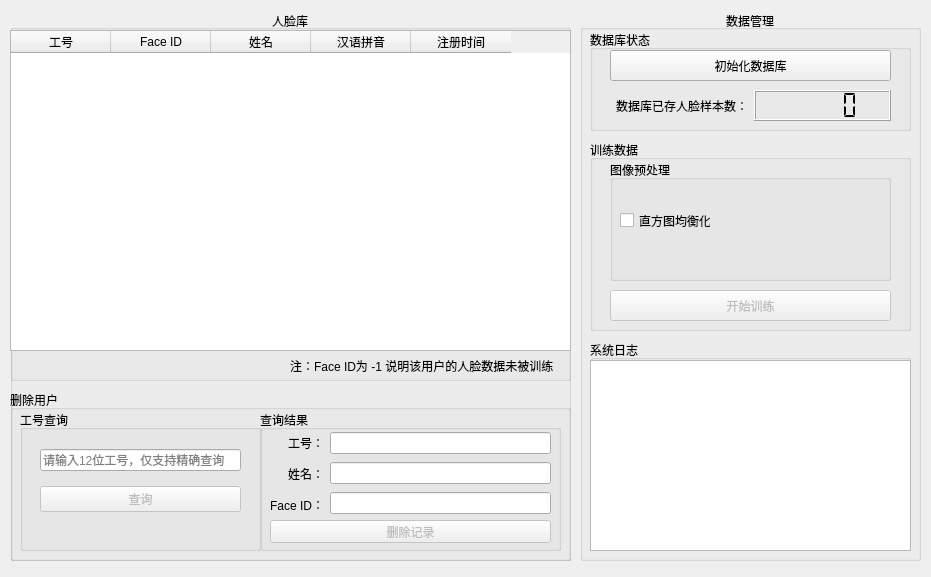
<?xml version="1.0" encoding="UTF-8"?>
<ui version="4.0">
 <class>dataManageUI</class>
 <widget class="QWidget" name="dataManageUI">
  <property name="geometry">
   <rect>
    <x>0</x>
    <y>0</y>
    <width>931</width>
    <height>577</height>
   </rect>
  </property>
  <property name="windowTitle">
   <string>OpenCV Face Recognition System - DataManage</string>
  </property>
  <widget class="QGroupBox" name="dbManageGroupBox">
   <property name="geometry">
    <rect>
     <x>580</x>
     <y>10</y>
     <width>341</width>
     <height>551</height>
    </rect>
   </property>
   <property name="title">
    <string>数据管理</string>
   </property>
   <property name="alignment">
    <set>Qt::AlignCenter</set>
   </property>
   <widget class="QGroupBox" name="dbStatusGroupBox">
    <property name="geometry">
     <rect>
      <x>10</x>
      <y>20</y>
      <width>321</width>
      <height>101</height>
     </rect>
    </property>
    <property name="title">
     <string>数据库状态</string>
    </property>
    <widget class="QWidget" name="layoutWidget_4">
     <property name="geometry">
      <rect>
       <x>20</x>
       <y>60</y>
       <width>281</width>
       <height>31</height>
      </rect>
     </property>
     <layout class="QHBoxLayout" name="dbUserCountHorizontalLayout">
      <item>
       <widget class="QLabel" name="dbUserCountLabel">
        <property name="text">
         <string>数据库已存人脸样本数：</string>
        </property>
        <property name="alignment">
         <set>Qt::AlignRight|Qt::AlignTrailing|Qt::AlignVCenter</set>
        </property>
       </widget>
      </item>
      <item>
       <widget class="QLCDNumber" name="dbUserCountLcdNum">
        <property name="segmentStyle">
         <enum>QLCDNumber::Flat</enum>
        </property>
       </widget>
      </item>
     </layout>
    </widget>
    <widget class="QPushButton" name="initDbButton">
     <property name="geometry">
      <rect>
       <x>20</x>
       <y>20</y>
       <width>281</width>
       <height>31</height>
      </rect>
     </property>
     <property name="text">
      <string>初始化数据库</string>
     </property>
    </widget>
   </widget>
   <widget class="QGroupBox" name="trainGroupBox">
    <property name="geometry">
     <rect>
      <x>10</x>
      <y>130</y>
      <width>321</width>
      <height>191</height>
     </rect>
    </property>
    <property name="title">
     <string>训练数据</string>
    </property>
    <widget class="QGroupBox" name="imgPreprocessGroupBox">
     <property name="geometry">
      <rect>
       <x>20</x>
       <y>20</y>
       <width>281</width>
       <height>121</height>
      </rect>
     </property>
     <property name="title">
      <string>图像预处理</string>
     </property>
     <widget class="QCheckBox" name="equalizeHistCheckBox">
      <property name="geometry">
       <rect>
        <x>10</x>
        <y>40</y>
        <width>91</width>
        <height>41</height>
       </rect>
      </property>
      <property name="text">
       <string>直方图均衡化</string>
      </property>
     </widget>
    </widget>
    <widget class="QPushButton" name="trainButton">
     <property name="enabled">
      <bool>false</bool>
     </property>
     <property name="geometry">
      <rect>
       <x>20</x>
       <y>150</y>
       <width>281</width>
       <height>31</height>
      </rect>
     </property>
     <property name="toolTip">
      <string>数据库未完成初始化，请检查</string>
     </property>
     <property name="text">
      <string>开始训练</string>
     </property>
    </widget>
   </widget>
   <widget class="QGroupBox" name="logGroupBox">
    <property name="geometry">
     <rect>
      <x>10</x>
      <y>330</y>
      <width>321</width>
      <height>211</height>
     </rect>
    </property>
    <property name="title">
     <string>系统日志</string>
    </property>
    <widget class="QTextEdit" name="logTextEdit">
     <property name="geometry">
      <rect>
       <x>0</x>
       <y>20</y>
       <width>321</width>
       <height>191</height>
      </rect>
     </property>
    </widget>
   </widget>
  </widget>
  <widget class="QGroupBox" name="faceDbGroupBox">
   <property name="geometry">
    <rect>
     <x>10</x>
     <y>10</y>
     <width>561</width>
     <height>551</height>
    </rect>
   </property>
   <property name="title">
    <string>人脸库</string>
   </property>
   <property name="alignment">
    <set>Qt::AlignCenter</set>
   </property>
   <widget class="QGroupBox" name="deleteUserGroupBox">
    <property name="geometry">
     <rect>
      <x>0</x>
      <y>380</y>
      <width>561</width>
      <height>171</height>
     </rect>
    </property>
    <property name="title">
     <string>删除用户</string>
    </property>
    <widget class="QGroupBox" name="queryUserGroupBox">
     <property name="geometry">
      <rect>
       <x>10</x>
       <y>20</y>
       <width>241</width>
       <height>141</height>
      </rect>
     </property>
     <property name="title">
      <string>工号查询</string>
     </property>
     <widget class="QLabel" name="queryResultLabel">
      <property name="geometry">
       <rect>
        <x>20</x>
        <y>110</y>
        <width>201</width>
        <height>21</height>
       </rect>
      </property>
      <property name="frameShape">
       <enum>QFrame::NoFrame</enum>
      </property>
      <property name="text">
       <string/>
      </property>
      <property name="alignment">
       <set>Qt::AlignCenter</set>
      </property>
     </widget>
     <widget class="QWidget" name="layoutWidget">
      <property name="geometry">
       <rect>
        <x>20</x>
        <y>30</y>
        <width>201</width>
        <height>81</height>
       </rect>
      </property>
      <layout class="QVBoxLayout" name="verticalLayout">
       <item>
        <widget class="QLineEdit" name="queryUserLineEdit">
         <property name="placeholderText">
          <string>请输入12位工号，仅支持精确查询</string>
         </property>
        </widget>
       </item>
       <item>
        <widget class="QPushButton" name="queryUserButton">
         <property name="enabled">
          <bool>false</bool>
         </property>
         <property name="toolTip">
          <string>数据库未完成初始化，请检查</string>
         </property>
         <property name="text">
          <string>查询</string>
         </property>
        </widget>
       </item>
      </layout>
     </widget>
    </widget>
    <widget class="QGroupBox" name="queryResultGroupBox">
     <property name="geometry">
      <rect>
       <x>250</x>
       <y>20</y>
       <width>301</width>
       <height>141</height>
      </rect>
     </property>
     <property name="title">
      <string>查询结果</string>
     </property>
     <widget class="QWidget" name="layoutWidget_3">
      <property name="geometry">
       <rect>
        <x>10</x>
        <y>20</y>
        <width>281</width>
        <height>87</height>
       </rect>
      </property>
      <layout class="QHBoxLayout" name="infoHorizontalLayout">
       <item>
        <layout class="QVBoxLayout" name="keyVerticalLayout">
         <item>
          <widget class="QLabel" name="stuIDLabel">
           <property name="frameShape">
            <enum>QFrame::NoFrame</enum>
           </property>
           <property name="text">
            <string>工号：</string>
           </property>
           <property name="alignment">
            <set>Qt::AlignRight|Qt::AlignTrailing|Qt::AlignVCenter</set>
           </property>
          </widget>
         </item>
         <item>
          <widget class="QLabel" name="cnNameLabel">
           <property name="frameShape">
            <enum>QFrame::NoFrame</enum>
           </property>
           <property name="text">
            <string>姓名：</string>
           </property>
           <property name="alignment">
            <set>Qt::AlignRight|Qt::AlignTrailing|Qt::AlignVCenter</set>
           </property>
          </widget>
         </item>
         <item>
          <widget class="QLabel" name="faceIDLabel">
           <property name="frameShape">
            <enum>QFrame::NoFrame</enum>
           </property>
           <property name="text">
            <string>Face ID：</string>
           </property>
           <property name="alignment">
            <set>Qt::AlignRight|Qt::AlignTrailing|Qt::AlignVCenter</set>
           </property>
          </widget>
         </item>
        </layout>
       </item>
       <item>
        <layout class="QVBoxLayout" name="valueVerticalLayout">
         <item>
          <widget class="QLineEdit" name="stuIDLineEdit">
           <property name="focusPolicy">
            <enum>Qt::StrongFocus</enum>
           </property>
           <property name="readOnly">
            <bool>true</bool>
           </property>
          </widget>
         </item>
         <item>
          <widget class="QLineEdit" name="cnNameLineEdit">
           <property name="focusPolicy">
            <enum>Qt::StrongFocus</enum>
           </property>
           <property name="readOnly">
            <bool>true</bool>
           </property>
          </widget>
         </item>
         <item>
          <widget class="QLineEdit" name="faceIDLineEdit">
           <property name="focusPolicy">
            <enum>Qt::StrongFocus</enum>
           </property>
           <property name="readOnly">
            <bool>true</bool>
           </property>
          </widget>
         </item>
        </layout>
       </item>
      </layout>
     </widget>
     <widget class="QPushButton" name="deleteUserButton">
      <property name="enabled">
       <bool>false</bool>
      </property>
      <property name="geometry">
       <rect>
        <x>10</x>
        <y>110</y>
        <width>281</width>
        <height>23</height>
       </rect>
      </property>
      <property name="text">
       <string>删除记录</string>
      </property>
     </widget>
    </widget>
   </widget>
   <widget class="QGroupBox" name="dbVisualGroupBox">
    <property name="geometry">
     <rect>
      <x>0</x>
      <y>20</y>
      <width>561</width>
      <height>351</height>
     </rect>
    </property>
    <property name="title">
     <string/>
    </property>
    <widget class="QTableWidget" name="tableWidget">
     <property name="geometry">
      <rect>
       <x>0</x>
       <y>0</y>
       <width>561</width>
       <height>321</height>
      </rect>
     </property>
     <column>
      <property name="text">
       <string>工号</string>
      </property>
     </column>
     <column>
      <property name="text">
       <string>Face ID</string>
      </property>
     </column>
     <column>
      <property name="text">
       <string>姓名</string>
      </property>
     </column>
     <column>
      <property name="text">
       <string>汉语拼音</string>
      </property>
     </column>
     <column>
      <property name="text">
       <string>注册时间</string>
      </property>
     </column>
    </widget>
    <widget class="QLabel" name="tipLabel">
     <property name="geometry">
      <rect>
       <x>280</x>
       <y>320</y>
       <width>271</width>
       <height>31</height>
      </rect>
     </property>
     <property name="text">
      <string>注：Face ID为 -1 说明该用户的人脸数据未被训练</string>
     </property>
    </widget>
   </widget>
  </widget>
 </widget>
 <resources/>
 <connections/>
</ui>
